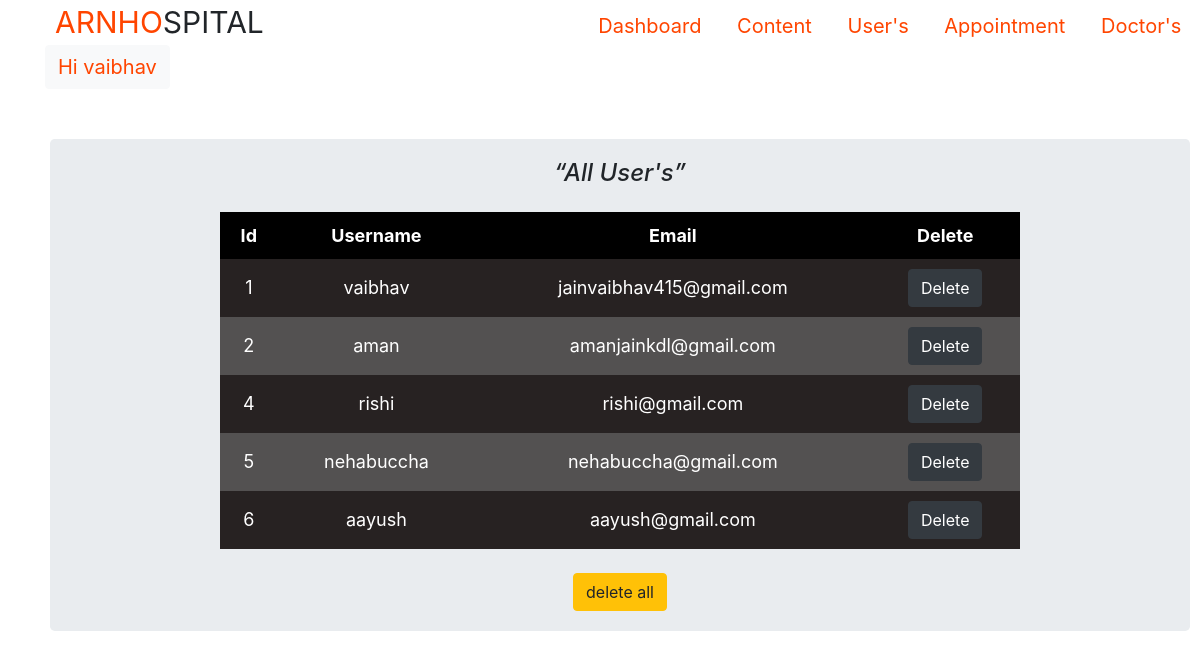
Page /admin/user.php (signed in) on the committed database.
### tables this page shows
CREATE TABLE `user` (
  `id` int(255) NOT NULL,
  `username` varchar(255) NOT NULL,
  `email` varchar(255) NOT NULL,
  `password` varchar(225) NOT NULL
);

### admin/user.php (the view, shortened to what this page needs)
<?php
$con = mysqli_connect("localhost","root","","arnhospital");
?>
<!DOCTYPE html>
<html lang="en">
  <head>
    <link rel="stylesheet" href="bootstrap/bootstrap.css">
    <link rel="stylesheet" href="css/dashboard.css">
    <link rel="stylesheet" href="css/content.css">
    <link rel="stylesheet" href="css/user.css">
  </head>
  <body>
    <div class="container-fluid top-nav">
        <span class="s1">ARNHO</span><span class="s2">SPITAL</span>
        <span class="home">
            <a class="nav-nam" href="dashboard.php">Dashboard</a>
        </span>
        <span class="nav-tag">
            <a class="nav-nam" href="content.php">Content</a>
        </span>
        <span class="nav-tag">
            <a class="nav-nam" href="user.php">User's</a>
        </span>
        <span class="nav-tag">
            <a class="nav-nam" href="appointment.php">Appointment</a>
        </span>
        <span class="nav-tag">
        <a class="nav-nam" href="doctor.php">Doctor's</a>
        </span>
        <span class="btn btn-light dropdown nav-tag">
            <a class="nav-nam dropbtn" href="login.php"><?php echo  "Hi ".$_SESSION['admin']; ?></a>
        </span>
    </div>
    <div class="usertable text-center container jumbotron">
    <h4 class="mb-4"><i><q>All User's</q></i></h4>
        <div align="center" >
            <table width="800px" cellspacing="1" cellpadding="1">
                <tr>
                    <th>Id</th>
                    <th>Username</th>
                    <th>Email</th>
                    <th>Delete</th>
                </tr>
                <?php
                    $sql = "select * from user";
                    $result = mysqli_query($con,$sql);
                    while($row = mysqli_fetch_array($result))
                    {
                    ?>
                <tr>
                    <td><?php echo @$row[id]; ?></td>
                    <td><?php echo @$row[username]; ?></td>
                    <td><?php echo @$row[email];?></td>
                    <form action="#"  method="post" >
                    <td><button type="submit" class="btn btn-dark" name="delete" value="<?php echo @$row[id];?>" >Delete</button></td>
                    </form>
                </tr>
                <?php
                    }
                ?>
            </table>
        </div><br>
        <div align="center">
                <form action="#" method="post">
                    <button name="delall" class="btn btn-warning" type="submit">delete all</button>
                </form>
            </div>
    </div>
</body>
</html>

### admin/css/dashboard.css (style rules this page uses)
html { overflow: scroll; overflow-x: hidden; }
* { margin: 0px; padding: 0px; }
.top-nav { position: static; }
.s1 { color: orangered; font-size: 30px; margin-left: 40px; }
.s2 { font-size: 30px; }
.home { margin-left: 330px; font-size: 20px; }
.dropbtn { border: none; }
.dropdown { position: relative; display: inline-block; }
.nav-tag { margin-left:30px; font-size: 20px; }
.nav-nam { color: orangered; }
td { padding: 10px; }

### admin/css/content.css (style rules this page uses)
html { overflow: scroll; overflow-x: hidden; }

### admin/css/user.css (style rules this page uses)
html { overflow: scroll; overflow-x: hidden; }
.usertable { padding: 20px; margin: 50px; }
table { border-radius: 10px; }
th { text-align: center; padding:10px; background-color:black; color: white; font-size: 18px; }
tr { text-align: center; font-size: 18px; }
tr:nth-child(even) { background-color: rgb(39, 34, 34); color: white; }
tr:nth-child(odd) { background-color: rgb(83, 81, 81); color: white; }
td { padding: 10px; }

### rows in the picture
user: id "1", username "vaibhav", email "jainvaibhav415@gmail.com"
user: id "2", username "aman", email "amanjainkdl@gmail.com"
user: id "4", username "rishi", email "rishi@gmail.com"
user: id "5", username "nehabuccha", email "nehabuccha@gmail.com"
user: id "6", username "aayush", email "aayush@gmail.com"

### other values in the picture
$_SESSION['admin'] "vaibhav"
